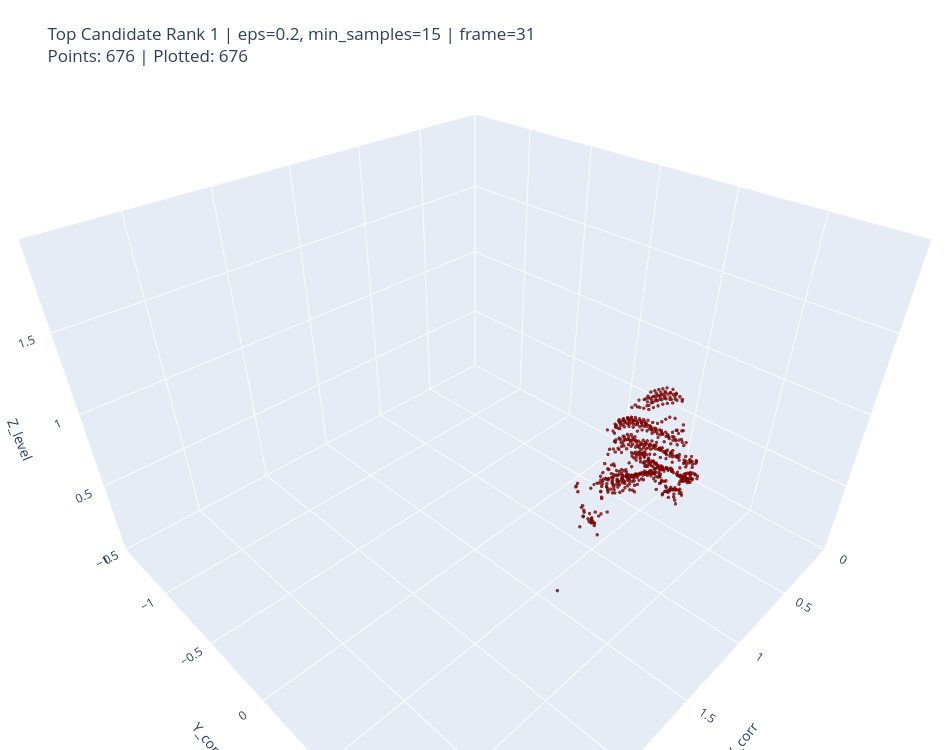
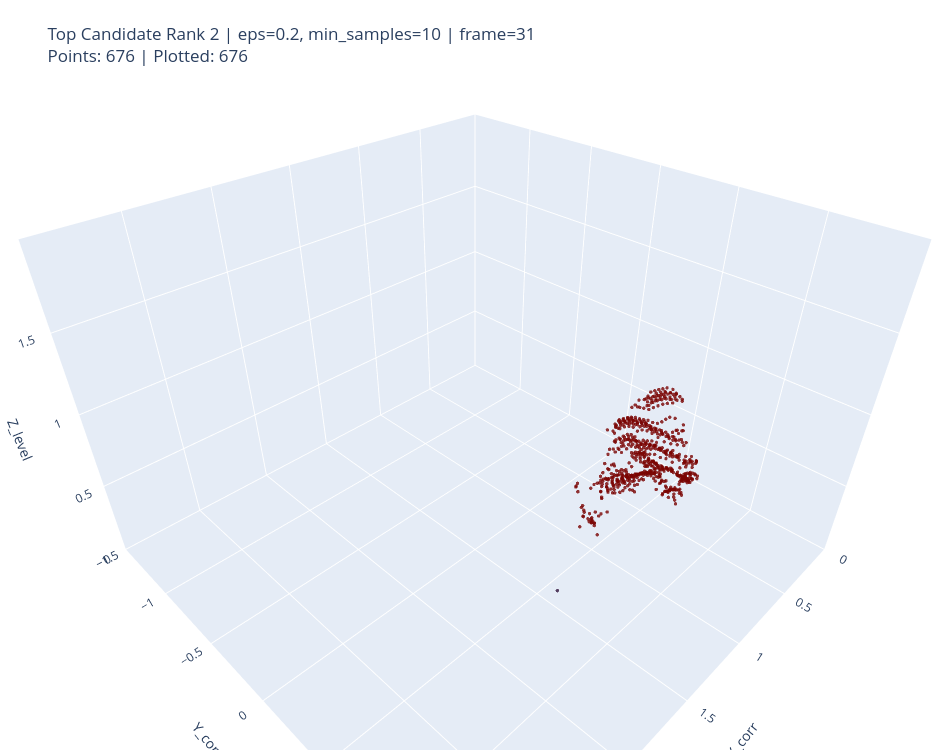
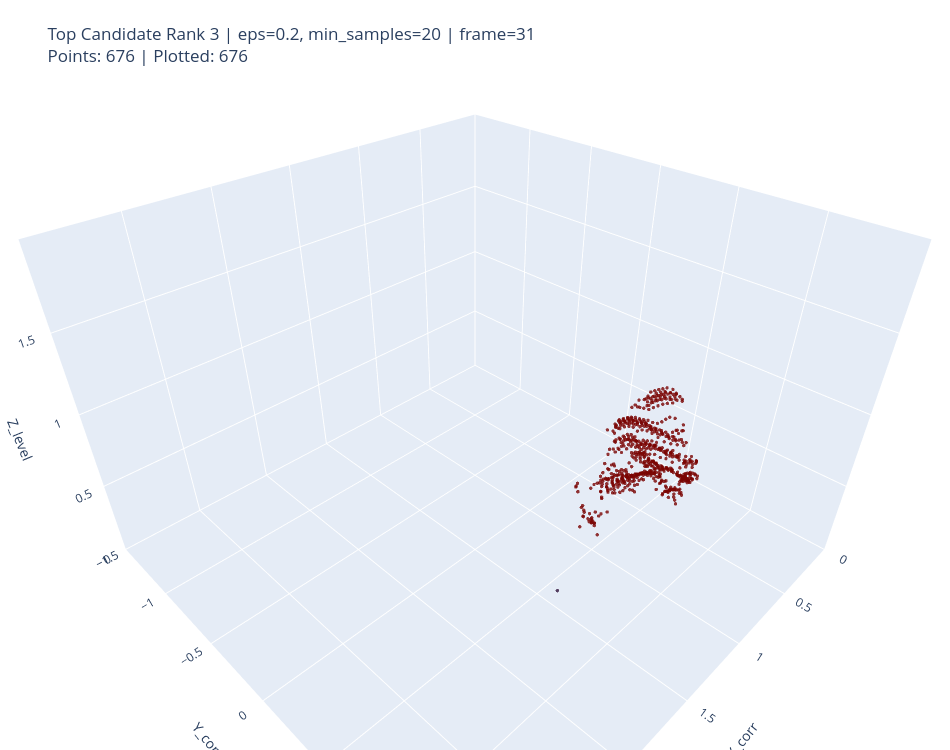

Notebook code cell kept with these figures, in order:
### Code cell
# Cell 15 - Optional visualisasi beberapa kandidat top ranking

# Cell ini membantu membandingkan 3 kandidat teratas pada frame yang sama.

TOP_K_VIS = 3

if check_path.exists() and len(rank_df) > 0:
    check_df = pd.read_csv(check_path)

    if len(check_df) > 0:
        available_frames = sorted(check_df["frame_id"].dropna().unique().tolist())

        if CHECK_FRAME_ID is None:
            selected_frame_id = available_frames[len(available_frames) // 2]
        else:
            selected_frame_id = CHECK_FRAME_ID

        frame_df = check_df[check_df["frame_id"] == selected_frame_id].copy()

        top_candidates = rank_df.head(TOP_K_VIS)

        for _, cand in top_candidates.iterrows():
            eps = float(cand["eps"])
            min_samples = int(cand["min_samples"])

            frame_labeled, cleaning_metrics = run_dbscan_for_visual(
                frame_df=frame_df,
                eps=eps,
                min_samples=min_samples,
            )

            print("=" * 80)
            print(f"Candidate rank: {int(cand['rank'])}")
            print(f"eps={eps}, min_samples={min_samples}, auto_score={cand['auto_score']:.4f}")
            print("Cleaning:", cleaning_metrics)

            if "dbscan_label" in frame_labeled.columns:
                print("Label counts:")
                display(frame_labeled["dbscan_label"].value_counts().reset_index().rename(
                    columns={"index": "dbscan_label", "dbscan_label": "count"}
                ))

            plot_dbscan_frame_3d(
                frame_labeled,
                title=f"Top Candidate Rank {int(cand['rank'])} | eps={eps}, min_samples={min_samples} | frame={selected_frame_id}",
            )

### Figure 1 — Plotly figure (JSON) as saved in the notebook; plotly's stock layout.template omitted (floating-point values rounded to 4 significant figures; data arrays with more than 128 entries replaced by an {"elided": "..."} marker saying what was removed)
{"data": [{"marker": {"color": {"elided": "676 int values"}, "colorscale": [[0, "#30123b"], [0.07143, "#4145ab"], [0.1429, "#4675ed"], [0.2143, "#39a2fc"], [0.2857, "#1bcfd4"], [0.3571, "#24eca6"], [0.4286, "#61fc6c"], [0.5, "#a4fc3b"], [0.5714, "#d1e834"], [0.6429, "#f3c63a"], [0.7143, "#fe9b2d"], [0.7857, "#f36315"], [0.8571, "#d93806"], [0.9286, "#b11901"], [1, "#7a0402"]], "opacity": 0.8, "size": 2}, "mode": "markers", "name": "DBSCAN labels", "text": {"elided": "676 str values"}, "type": "scatter3d", "x": {"elided": "676 float values"}, "y": {"elided": "676 float values"}, "z": {"elided": "676 float values"}}], "layout": {"height": 750, "margin": {"b": 0, "l": 0, "r": 0, "t": 80}, "scene": {"aspectmode": "manual", "aspectratio": {"x": 1.5, "y": 1.5, "z": 1}, "xaxis": {"range": [0, 3], "title": {"text": "X_corr"}}, "yaxis": {"range": [-1.5, 1.5], "title": {"text": "Y_corr"}}, "zaxis": {"range": [0, 2], "title": {"text": "Z_level"}}}, "title": {"text": "Top Candidate Rank 1 | eps=0.2, min_samples=15 | frame=31<br>Points: 676 | Plotted: 676"}, "width": 950}}

### Figure 2 — Plotly figure (JSON) as saved in the notebook; plotly's stock layout.template omitted (floating-point values rounded to 4 significant figures; data arrays with more than 128 entries replaced by an {"elided": "..."} marker saying what was removed)
{"data": [{"marker": {"color": {"elided": "676 int values"}, "colorscale": [[0, "#30123b"], [0.07143, "#4145ab"], [0.1429, "#4675ed"], [0.2143, "#39a2fc"], [0.2857, "#1bcfd4"], [0.3571, "#24eca6"], [0.4286, "#61fc6c"], [0.5, "#a4fc3b"], [0.5714, "#d1e834"], [0.6429, "#f3c63a"], [0.7143, "#fe9b2d"], [0.7857, "#f36315"], [0.8571, "#d93806"], [0.9286, "#b11901"], [1, "#7a0402"]], "opacity": 0.8, "size": 2}, "mode": "markers", "name": "DBSCAN labels", "text": {"elided": "676 str values"}, "type": "scatter3d", "x": {"elided": "676 float values"}, "y": {"elided": "676 float values"}, "z": {"elided": "676 float values"}}], "layout": {"height": 750, "margin": {"b": 0, "l": 0, "r": 0, "t": 80}, "scene": {"aspectmode": "manual", "aspectratio": {"x": 1.5, "y": 1.5, "z": 1}, "xaxis": {"range": [0, 3], "title": {"text": "X_corr"}}, "yaxis": {"range": [-1.5, 1.5], "title": {"text": "Y_corr"}}, "zaxis": {"range": [0, 2], "title": {"text": "Z_level"}}}, "title": {"text": "Top Candidate Rank 2 | eps=0.2, min_samples=10 | frame=31<br>Points: 676 | Plotted: 676"}, "width": 950}}

### Figure 3 — Plotly figure (JSON) as saved in the notebook; plotly's stock layout.template omitted (floating-point values rounded to 4 significant figures; data arrays with more than 128 entries replaced by an {"elided": "..."} marker saying what was removed)
{"data": [{"marker": {"color": {"elided": "676 int values"}, "colorscale": [[0, "#30123b"], [0.07143, "#4145ab"], [0.1429, "#4675ed"], [0.2143, "#39a2fc"], [0.2857, "#1bcfd4"], [0.3571, "#24eca6"], [0.4286, "#61fc6c"], [0.5, "#a4fc3b"], [0.5714, "#d1e834"], [0.6429, "#f3c63a"], [0.7143, "#fe9b2d"], [0.7857, "#f36315"], [0.8571, "#d93806"], [0.9286, "#b11901"], [1, "#7a0402"]], "opacity": 0.8, "size": 2}, "mode": "markers", "name": "DBSCAN labels", "text": {"elided": "676 str values"}, "type": "scatter3d", "x": {"elided": "676 float values"}, "y": {"elided": "676 float values"}, "z": {"elided": "676 float values"}}], "layout": {"height": 750, "margin": {"b": 0, "l": 0, "r": 0, "t": 80}, "scene": {"aspectmode": "manual", "aspectratio": {"x": 1.5, "y": 1.5, "z": 1}, "xaxis": {"range": [0, 3], "title": {"text": "X_corr"}}, "yaxis": {"range": [-1.5, 1.5], "title": {"text": "Y_corr"}}, "zaxis": {"range": [0, 2], "title": {"text": "Z_level"}}}, "title": {"text": "Top Candidate Rank 3 | eps=0.2, min_samples=20 | frame=31<br>Points: 676 | Plotted: 676"}, "width": 950}}
